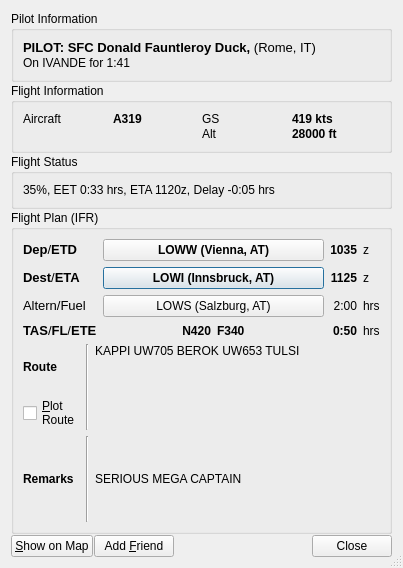
<?xml version="1.0" encoding="UTF-8"?>
<ui version="4.0">
 <class>PilotDetails</class>
 <widget class="QDialog" name="PilotDetails">
  <property name="geometry">
   <rect>
    <x>0</x>
    <y>0</y>
    <width>403</width>
    <height>568</height>
   </rect>
  </property>
  <property name="windowTitle">
   <string>AUA325</string>
  </property>
  <property name="windowIcon">
   <iconset resource="Resources.qrc">
    <normaloff>:/icons/qutescoop.png</normaloff>:/icons/qutescoop.png</iconset>
  </property>
  <property name="sizeGripEnabled">
   <bool>true</bool>
  </property>
  <layout class="QVBoxLayout" name="verticalLayout">
   <property name="spacing">
    <number>1</number>
   </property>
   <item>
    <widget class="QGroupBox" name="groupBox">
     <property name="title">
      <string>Pilot Information</string>
     </property>
     <layout class="QVBoxLayout">
      <property name="spacing">
       <number>1</number>
      </property>
      <item>
       <widget class="QLabel" name="lblPilotInfo">
        <property name="text">
         <string>&lt;!DOCTYPE HTML PUBLIC &quot;-//W3C//DTD HTML 4.0//EN&quot; &quot;http://www.w3.org/TR/REC-html40/strict.dtd&quot;&gt;
&lt;html&gt;&lt;head&gt;&lt;meta name=&quot;qrichtext&quot; content=&quot;1&quot; /&gt;&lt;style type=&quot;text/css&quot;&gt;
p, li { white-space: pre-wrap; }
&lt;/style&gt;&lt;/head&gt;&lt;body style=&quot; font-family:'UnDotum'; font-size:10pt; font-weight:400; font-style:normal;&quot;&gt;
&lt;p style=&quot; margin-top:0px; margin-bottom:0px; margin-left:0px; margin-right:0px; -qt-block-indent:0; text-indent:0px;&quot;&gt;&lt;span style=&quot; font-weight:600;&quot;&gt;PILOT: SFC Donald Fauntleroy Duck, &lt;/span&gt;(Rome, IT)&lt;/p&gt;&lt;/body&gt;&lt;/html&gt;</string>
        </property>
        <property name="alignment">
         <set>Qt::AlignLeading|Qt::AlignLeft|Qt::AlignTop</set>
        </property>
        <property name="openExternalLinks">
         <bool>true</bool>
        </property>
       </widget>
      </item>
      <item>
       <widget class="QLabel" name="lblConnected">
        <property name="text">
         <string>On IVANDE for 1:41</string>
        </property>
       </widget>
      </item>
     </layout>
    </widget>
   </item>
   <item>
    <widget class="QGroupBox" name="groupBox_2">
     <property name="title">
      <string>Flight Information</string>
     </property>
     <layout class="QVBoxLayout">
      <property name="spacing">
       <number>1</number>
      </property>
      <item>
       <layout class="QGridLayout" name="gridLayout_2">
        <property name="verticalSpacing">
         <number>1</number>
        </property>
        <item row="0" column="0">
         <widget class="QLabel" name="label_10">
          <property name="text">
           <string>Aircraft</string>
          </property>
         </widget>
        </item>
        <item row="0" column="1">
         <widget class="QLabel" name="lblAircraft">
          <property name="font">
           <font>
            <weight>75</weight>
            <bold>true</bold>
           </font>
          </property>
          <property name="toolTip">
           <string>As enterred in flightplan.</string>
          </property>
          <property name="text">
           <string>A319</string>
          </property>
         </widget>
        </item>
        <item row="0" column="2">
         <widget class="QLabel" name="label_13">
          <property name="toolTip">
           <string>Groundspeed</string>
          </property>
          <property name="text">
           <string>GS</string>
          </property>
         </widget>
        </item>
        <item row="0" column="3">
         <widget class="QLabel" name="lblGroundspeed">
          <property name="font">
           <font>
            <weight>75</weight>
            <bold>true</bold>
           </font>
          </property>
          <property name="text">
           <string>419 kts</string>
          </property>
         </widget>
        </item>
        <item row="1" column="3">
         <widget class="QLabel" name="lblAltitude">
          <property name="font">
           <font>
            <weight>75</weight>
            <bold>true</bold>
           </font>
          </property>
          <property name="text">
           <string>28000 ft</string>
          </property>
         </widget>
        </item>
        <item row="1" column="2">
         <widget class="QLabel" name="label_15">
          <property name="toolTip">
           <string>Altitude</string>
          </property>
          <property name="text">
           <string>Alt</string>
          </property>
         </widget>
        </item>
       </layout>
      </item>
     </layout>
    </widget>
   </item>
   <item>
    <widget class="QGroupBox" name="groupStatus">
     <property name="title">
      <string>Flight Status</string>
     </property>
     <layout class="QVBoxLayout" name="verticalLayout_3">
      <item>
       <widget class="QLabel" name="lblFlightStatus">
        <property name="toolTip">
         <string>EET: Estimated remaining Enroute Time, ETA: Estimated Time of Arrival (constantly updated), delay: According to planned ETA</string>
        </property>
        <property name="text">
         <string>35%, EET 0:33 hrs, ETA 1120z, Delay -0:05 hrs</string>
        </property>
        <property name="textFormat">
         <enum>Qt::RichText</enum>
        </property>
        <property name="wordWrap">
         <bool>true</bool>
        </property>
       </widget>
      </item>
     </layout>
    </widget>
   </item>
   <item>
    <widget class="QGroupBox" name="groupFp">
     <property name="title">
      <string>Flight Plan (IFR)</string>
     </property>
     <layout class="QGridLayout" name="gridLayout_3">
      <item row="0" column="0">
       <layout class="QGridLayout" name="gridLayout">
        <item row="0" column="0">
         <widget class="QLabel" name="label_3">
          <property name="toolTip">
           <string>Departure aerodrome / Estimated Time of Departure</string>
          </property>
          <property name="text">
           <string>&lt;!DOCTYPE HTML PUBLIC &quot;-//W3C//DTD HTML 4.0//EN&quot; &quot;http://www.w3.org/TR/REC-html40/strict.dtd&quot;&gt;
&lt;html&gt;&lt;head&gt;&lt;meta name=&quot;qrichtext&quot; content=&quot;1&quot; /&gt;&lt;style type=&quot;text/css&quot;&gt;
p, li { white-space: pre-wrap; }
&lt;/style&gt;&lt;/head&gt;&lt;body style=&quot; font-family:'UnDotum'; font-size:10pt; font-weight:400; font-style:normal;&quot;&gt;
&lt;p style=&quot; margin-top:0px; margin-bottom:0px; margin-left:0px; margin-right:0px; -qt-block-indent:0; text-indent:0px;&quot;&gt;&lt;span style=&quot; font-weight:600;&quot;&gt;Dep&lt;/span&gt;/&lt;span style=&quot; font-weight:600;&quot;&gt;ETD&lt;/span&gt;&lt;/p&gt;&lt;/body&gt;&lt;/html&gt;</string>
          </property>
          <property name="textFormat">
           <enum>Qt::RichText</enum>
          </property>
         </widget>
        </item>
        <item row="1" column="0">
         <widget class="QLabel" name="label_4">
          <property name="toolTip">
           <string>Destination aerodrome / Estimated Time of Arrival (flightplan)</string>
          </property>
          <property name="text">
           <string>&lt;!DOCTYPE HTML PUBLIC &quot;-//W3C//DTD HTML 4.0//EN&quot; &quot;http://www.w3.org/TR/REC-html40/strict.dtd&quot;&gt;
&lt;html&gt;&lt;head&gt;&lt;meta name=&quot;qrichtext&quot; content=&quot;1&quot; /&gt;&lt;style type=&quot;text/css&quot;&gt;
p, li { white-space: pre-wrap; }
&lt;/style&gt;&lt;/head&gt;&lt;body style=&quot; font-family:'UnDotum'; font-size:10pt; font-weight:400; font-style:normal;&quot;&gt;
&lt;p style=&quot; margin-top:0px; margin-bottom:0px; margin-left:0px; margin-right:0px; -qt-block-indent:0; text-indent:0px;&quot;&gt;&lt;span style=&quot; font-weight:600;&quot;&gt;Dest&lt;/span&gt;/&lt;span style=&quot; font-weight:600;&quot;&gt;ETA&lt;/span&gt;&lt;/p&gt;&lt;/body&gt;&lt;/html&gt;</string>
          </property>
          <property name="textFormat">
           <enum>Qt::RichText</enum>
          </property>
         </widget>
        </item>
        <item row="1" column="2">
         <widget class="QLabel" name="lblPlanEta">
          <property name="font">
           <font>
            <weight>75</weight>
            <bold>true</bold>
           </font>
          </property>
          <property name="text">
           <string>1125</string>
          </property>
          <property name="alignment">
           <set>Qt::AlignRight|Qt::AlignTrailing|Qt::AlignVCenter</set>
          </property>
         </widget>
        </item>
        <item row="0" column="2">
         <widget class="QLabel" name="lblPlanEtd">
          <property name="sizePolicy">
           <sizepolicy hsizetype="Preferred" vsizetype="Preferred">
            <horstretch>0</horstretch>
            <verstretch>0</verstretch>
           </sizepolicy>
          </property>
          <property name="font">
           <font>
            <weight>75</weight>
            <bold>true</bold>
           </font>
          </property>
          <property name="text">
           <string>1035</string>
          </property>
          <property name="alignment">
           <set>Qt::AlignRight|Qt::AlignTrailing|Qt::AlignVCenter</set>
          </property>
         </widget>
        </item>
        <item row="3" column="1">
         <layout class="QHBoxLayout" name="horizontalLayout_2">
          <item>
           <widget class="QLabel" name="lblPlanTas">
            <property name="font">
             <font>
              <weight>75</weight>
              <bold>true</bold>
             </font>
            </property>
            <property name="text">
             <string>N420</string>
            </property>
            <property name="alignment">
             <set>Qt::AlignRight|Qt::AlignTrailing|Qt::AlignVCenter</set>
            </property>
           </widget>
          </item>
          <item>
           <widget class="QLabel" name="lblPlanFl">
            <property name="font">
             <font>
              <weight>75</weight>
              <bold>true</bold>
             </font>
            </property>
            <property name="text">
             <string>F340</string>
            </property>
           </widget>
          </item>
         </layout>
        </item>
        <item row="3" column="0">
         <widget class="QLabel" name="label_2">
          <property name="toolTip">
           <string>Filed True Airspeed / Cruise Level / Estimated Time Enroute (according to flightplan)</string>
          </property>
          <property name="text">
           <string>&lt;!DOCTYPE HTML PUBLIC &quot;-//W3C//DTD HTML 4.0//EN&quot; &quot;http://www.w3.org/TR/REC-html40/strict.dtd&quot;&gt;
&lt;html&gt;&lt;head&gt;&lt;meta name=&quot;qrichtext&quot; content=&quot;1&quot; /&gt;&lt;style type=&quot;text/css&quot;&gt;
p, li { white-space: pre-wrap; }
&lt;/style&gt;&lt;/head&gt;&lt;body style=&quot; font-family:'UnDotum'; font-size:10pt; font-weight:400; font-style:normal;&quot;&gt;
&lt;p style=&quot; margin-top:0px; margin-bottom:0px; margin-left:0px; margin-right:0px; -qt-block-indent:0; text-indent:0px;&quot;&gt;&lt;span style=&quot; font-weight:600;&quot;&gt;TAS&lt;/span&gt;/&lt;span style=&quot; font-weight:600;&quot;&gt;FL&lt;/span&gt;/&lt;span style=&quot; font-weight:600;&quot;&gt;ETE&lt;/span&gt;&lt;/p&gt;&lt;/body&gt;&lt;/html&gt;</string>
          </property>
          <property name="textFormat">
           <enum>Qt::RichText</enum>
          </property>
         </widget>
        </item>
        <item row="3" column="2">
         <widget class="QLabel" name="lblPlanEte">
          <property name="font">
           <font>
            <weight>75</weight>
            <bold>true</bold>
           </font>
          </property>
          <property name="text">
           <string>0:50</string>
          </property>
          <property name="alignment">
           <set>Qt::AlignRight|Qt::AlignTrailing|Qt::AlignVCenter</set>
          </property>
         </widget>
        </item>
        <item row="1" column="1">
         <layout class="QHBoxLayout" name="horizontalLayout">
          <item>
           <widget class="QPushButton" name="buttonDest">
            <property name="sizePolicy">
             <sizepolicy hsizetype="MinimumExpanding" vsizetype="Preferred">
              <horstretch>0</horstretch>
              <verstretch>0</verstretch>
             </sizepolicy>
            </property>
            <property name="font">
             <font>
              <weight>75</weight>
              <bold>true</bold>
             </font>
            </property>
            <property name="text">
             <string>LOWI (Innsbruck, AT)</string>
            </property>
            <property name="flat">
             <bool>false</bool>
            </property>
           </widget>
          </item>
         </layout>
        </item>
        <item row="0" column="1">
         <layout class="QHBoxLayout" name="horizontalLayout_3" stretch="1">
          <item>
           <widget class="QPushButton" name="buttonFrom">
            <property name="sizePolicy">
             <sizepolicy hsizetype="MinimumExpanding" vsizetype="Preferred">
              <horstretch>0</horstretch>
              <verstretch>0</verstretch>
             </sizepolicy>
            </property>
            <property name="font">
             <font>
              <weight>75</weight>
              <bold>true</bold>
             </font>
            </property>
            <property name="text">
             <string>LOWW (Vienna, AT)</string>
            </property>
            <property name="flat">
             <bool>false</bool>
            </property>
           </widget>
          </item>
         </layout>
        </item>
        <item row="0" column="3">
         <widget class="QLabel" name="label_5">
          <property name="text">
           <string>z</string>
          </property>
         </widget>
        </item>
        <item row="1" column="3">
         <widget class="QLabel" name="label_7">
          <property name="text">
           <string>z</string>
          </property>
         </widget>
        </item>
        <item row="3" column="3">
         <widget class="QLabel" name="label_8">
          <property name="text">
           <string>hrs</string>
          </property>
         </widget>
        </item>
        <item row="2" column="0">
         <widget class="QLabel" name="label_9">
          <property name="toolTip">
           <string>Alternate aerodrome / Fuel on Board</string>
          </property>
          <property name="text">
           <string>&lt;!DOCTYPE HTML PUBLIC &quot;-//W3C//DTD HTML 4.0//EN&quot; &quot;http://www.w3.org/TR/REC-html40/strict.dtd&quot;&gt;
&lt;html&gt;&lt;head&gt;&lt;meta name=&quot;qrichtext&quot; content=&quot;1&quot; /&gt;&lt;style type=&quot;text/css&quot;&gt;
p, li { white-space: pre-wrap; }
&lt;/style&gt;&lt;/head&gt;&lt;body style=&quot; font-family:'UnDotum'; font-size:10pt; font-weight:400; font-style:normal;&quot;&gt;
&lt;p style=&quot; margin-top:0px; margin-bottom:0px; margin-left:0px; margin-right:0px; -qt-block-indent:0; text-indent:0px;&quot;&gt;Altern/Fuel&lt;/p&gt;&lt;/body&gt;&lt;/html&gt;</string>
          </property>
          <property name="textFormat">
           <enum>Qt::RichText</enum>
          </property>
         </widget>
        </item>
        <item row="2" column="3">
         <widget class="QLabel" name="label_11">
          <property name="text">
           <string>hrs</string>
          </property>
         </widget>
        </item>
        <item row="2" column="2">
         <widget class="QLabel" name="lblFuel">
          <property name="text">
           <string>2:00</string>
          </property>
          <property name="alignment">
           <set>Qt::AlignRight|Qt::AlignTrailing|Qt::AlignVCenter</set>
          </property>
         </widget>
        </item>
        <item row="2" column="1">
         <layout class="QHBoxLayout" name="horizontalLayout_5">
          <item>
           <widget class="QPushButton" name="buttonAlt">
            <property name="sizePolicy">
             <sizepolicy hsizetype="MinimumExpanding" vsizetype="Preferred">
              <horstretch>0</horstretch>
              <verstretch>0</verstretch>
             </sizepolicy>
            </property>
            <property name="text">
             <string>LOWS (Salzburg, AT)</string>
            </property>
            <property name="flat">
             <bool>false</bool>
            </property>
           </widget>
          </item>
         </layout>
        </item>
       </layout>
      </item>
      <item row="1" column="0">
       <layout class="QGridLayout" name="gridLayout_4">
        <item row="0" column="0">
         <layout class="QVBoxLayout" name="verticalLayout_2">
          <item>
           <widget class="QLabel" name="label_6">
            <property name="sizePolicy">
             <sizepolicy hsizetype="Maximum" vsizetype="Preferred">
              <horstretch>0</horstretch>
              <verstretch>0</verstretch>
             </sizepolicy>
            </property>
            <property name="font">
             <font>
              <weight>75</weight>
              <bold>true</bold>
             </font>
            </property>
            <property name="text">
             <string>Route</string>
            </property>
           </widget>
          </item>
          <item>
           <widget class="QCheckBox" name="cbPlotRoute">
            <property name="sizePolicy">
             <sizepolicy hsizetype="Maximum" vsizetype="Fixed">
              <horstretch>0</horstretch>
              <verstretch>0</verstretch>
             </sizepolicy>
            </property>
            <property name="toolTip">
             <string>Plot route on map (requires Navigation Database). Also accessible via right click on the airplane's label on the map. (Uses Navigation Database if available)</string>
            </property>
            <property name="text">
             <string>&amp;Plot
Route</string>
            </property>
           </widget>
          </item>
         </layout>
        </item>
        <item row="0" column="2">
         <widget class="QLabel" name="lblRoute">
          <property name="sizePolicy">
           <sizepolicy hsizetype="Preferred" vsizetype="Expanding">
            <horstretch>0</horstretch>
            <verstretch>0</verstretch>
           </sizepolicy>
          </property>
          <property name="mouseTracking">
           <bool>true</bool>
          </property>
          <property name="text">
           <string>KAPPI UW705 BEROK UW653 TULSI</string>
          </property>
          <property name="alignment">
           <set>Qt::AlignLeading|Qt::AlignLeft|Qt::AlignTop</set>
          </property>
          <property name="wordWrap">
           <bool>true</bool>
          </property>
          <property name="textInteractionFlags">
           <set>Qt::LinksAccessibleByMouse|Qt::TextSelectableByMouse</set>
          </property>
         </widget>
        </item>
        <item row="1" column="0">
         <widget class="QLabel" name="label">
          <property name="sizePolicy">
           <sizepolicy hsizetype="Maximum" vsizetype="Preferred">
            <horstretch>0</horstretch>
            <verstretch>0</verstretch>
           </sizepolicy>
          </property>
          <property name="font">
           <font>
            <weight>75</weight>
            <bold>true</bold>
           </font>
          </property>
          <property name="text">
           <string>Remarks</string>
          </property>
         </widget>
        </item>
        <item row="1" column="2">
         <widget class="QLabel" name="lblRemarks">
          <property name="sizePolicy">
           <sizepolicy hsizetype="Preferred" vsizetype="Expanding">
            <horstretch>0</horstretch>
            <verstretch>0</verstretch>
           </sizepolicy>
          </property>
          <property name="text">
           <string>SERIOUS MEGA CAPTAIN</string>
          </property>
          <property name="wordWrap">
           <bool>true</bool>
          </property>
         </widget>
        </item>
        <item row="0" column="1">
         <widget class="Line" name="line">
          <property name="orientation">
           <enum>Qt::Vertical</enum>
          </property>
         </widget>
        </item>
        <item row="1" column="1">
         <widget class="Line" name="line_2">
          <property name="orientation">
           <enum>Qt::Vertical</enum>
          </property>
         </widget>
        </item>
       </layout>
      </item>
     </layout>
    </widget>
   </item>
   <item>
    <layout class="QHBoxLayout">
     <item>
      <widget class="QPushButton" name="buttonShowOnMap">
       <property name="text">
        <string>&amp;Show on Map</string>
       </property>
       <property name="shortcut">
        <string>S</string>
       </property>
       <property name="autoDefault">
        <bool>false</bool>
       </property>
      </widget>
     </item>
     <item>
      <widget class="QPushButton" name="buttonAddFriend">
       <property name="text">
        <string>Add &amp;Friend</string>
       </property>
      </widget>
     </item>
     <item>
      <widget class="QDialogButtonBox" name="buttonBox">
       <property name="standardButtons">
        <set>QDialogButtonBox::Close</set>
       </property>
      </widget>
     </item>
    </layout>
   </item>
  </layout>
 </widget>
 <tabstops>
  <tabstop>buttonFrom</tabstop>
  <tabstop>buttonDest</tabstop>
  <tabstop>buttonAlt</tabstop>
  <tabstop>buttonShowOnMap</tabstop>
  <tabstop>buttonAddFriend</tabstop>
  <tabstop>buttonBox</tabstop>
 </tabstops>
 <resources>
  <include location="Resources.qrc"/>
 </resources>
 <connections>
  <connection>
   <sender>buttonShowOnMap</sender>
   <signal>clicked()</signal>
   <receiver>PilotDetails</receiver>
   <slot>close()</slot>
   <hints>
    <hint type="sourcelabel">
     <x>94</x>
     <y>602</y>
    </hint>
    <hint type="destinationlabel">
     <x>177</x>
     <y>259</y>
    </hint>
   </hints>
  </connection>
  <connection>
   <sender>buttonBox</sender>
   <signal>clicked(QAbstractButton*)</signal>
   <receiver>PilotDetails</receiver>
   <slot>close()</slot>
   <hints>
    <hint type="sourcelabel">
     <x>331</x>
     <y>583</y>
    </hint>
    <hint type="destinationlabel">
     <x>294</x>
     <y>523</y>
    </hint>
   </hints>
  </connection>
 </connections>
</ui>
